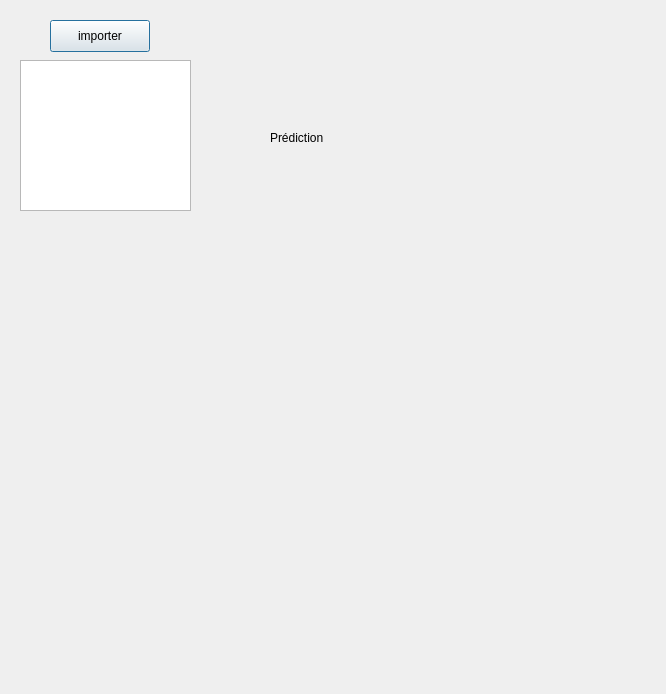
<?xml version="1.0" encoding="UTF-8"?>
<ui version="4.0">
 <class>Diag</class>
 <widget class="QDialog" name="Diag">
  <property name="geometry">
   <rect>
    <x>0</x>
    <y>0</y>
    <width>666</width>
    <height>694</height>
   </rect>
  </property>
  <property name="windowTitle">
   <string>Dialog</string>
  </property>
  <widget class="QPushButton" name="pushButton">
   <property name="geometry">
    <rect>
     <x>50</x>
     <y>20</y>
     <width>100</width>
     <height>32</height>
    </rect>
   </property>
   <property name="text">
    <string>importer</string>
   </property>
  </widget>
  <widget class="QGraphicsView" name="graphicsView">
   <property name="geometry">
    <rect>
     <x>20</x>
     <y>60</y>
     <width>171</width>
     <height>151</height>
    </rect>
   </property>
  </widget>
  <widget class="QLabel" name="label">
   <property name="geometry">
    <rect>
     <x>270</x>
     <y>130</y>
     <width>81</width>
     <height>16</height>
    </rect>
   </property>
   <property name="text">
    <string>Prédiction</string>
   </property>
  </widget>
 </widget>
 <resources/>
 <connections/>
</ui>
